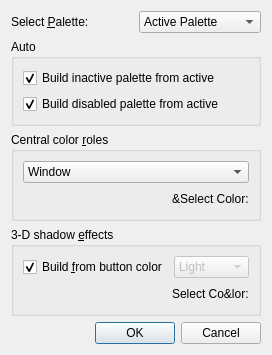
<?xml version="1.0" encoding="UTF-8"?>
<ui version="4.0">
  <comment>*********************************************************************
**
** Copyright (C) 2014 Digia Plc and/or its subsidiary(-ies).
** Contact: http://www.qt-project.org/legal
**
** This file is part of the tools applications of the Qt Toolkit.
**
** $QT_BEGIN_LICENSE:LGPL21$
** Commercial License Usage
** Licensees holding valid commercial Qt licenses may use this file in
** accordance with the commercial license agreement provided with the
** Software or, alternatively, in accordance with the terms contained in
** a written agreement between you and Digia. For licensing terms and
** conditions see http://qt.digia.com/licensing. For further information
** use the contact form at http://qt.digia.com/contact-us.
**
** GNU Lesser General Public License Usage
** Alternatively, this file may be used under the terms of the GNU Lesser
** General Public License version 2.1 or version 3 as published by the Free
** Software Foundation and appearing in the file LICENSE.LGPLv21 and
** LICENSE.LGPLv3 included in the packaging of this file. Please review the
** following information to ensure the GNU Lesser General Public License
** requirements will be met: https://www.gnu.org/licenses/lgpl.html and
** http://www.gnu.org/licenses/old-licenses/lgpl-2.1.html.
**
** In addition, as a special exception, Digia gives you certain additional
** rights. These rights are described in the Digia Qt LGPL Exception
** version 1.1, included in the file LGPL_EXCEPTION.txt in this package.
**
** $QT_END_LICENSE$
**
*********************************************************************</comment>
 <class>PaletteEditorAdvanced</class>
 <widget class="QDialog" name="PaletteEditorAdvanced">
  <property name="geometry">
   <rect>
    <x>0</x>
    <y>0</y>
    <width>239</width>
    <height>344</height>
   </rect>
  </property>
  <property name="windowTitle">
   <string>Tune Palette</string>
  </property>
  <layout class="QVBoxLayout" name="verticalLayout_4">
   <item>
    <layout class="QHBoxLayout" name="horizontalLayout">
     <item>
      <widget class="QLabel" name="paletteComboLabel">
       <property name="text">
        <string>Select &amp;Palette:</string>
       </property>
       <property name="buddy">
        <cstring>paletteCombo</cstring>
       </property>
      </widget>
     </item>
     <item>
      <widget class="QComboBox" name="paletteCombo">
       <item>
        <property name="text">
         <string>Active Palette</string>
        </property>
       </item>
       <item>
        <property name="text">
         <string>Inactive Palette</string>
        </property>
       </item>
       <item>
        <property name="text">
         <string>Disabled Palette</string>
        </property>
       </item>
      </widget>
     </item>
    </layout>
   </item>
   <item>
    <widget class="QGroupBox" name="autoGroupBox">
     <property name="sizePolicy">
      <sizepolicy hsizetype="Preferred" vsizetype="Maximum">
       <horstretch>0</horstretch>
       <verstretch>0</verstretch>
      </sizepolicy>
     </property>
     <property name="title">
      <string>Auto</string>
     </property>
     <layout class="QVBoxLayout" name="verticalLayout">
      <item>
       <widget class="QCheckBox" name="checkBuildInactive">
        <property name="text">
         <string>Build inactive palette from active</string>
        </property>
        <property name="checked">
         <bool>true</bool>
        </property>
       </widget>
      </item>
      <item>
       <widget class="QCheckBox" name="checkBuildDisabled">
        <property name="text">
         <string>Build disabled palette from active</string>
        </property>
        <property name="checked">
         <bool>true</bool>
        </property>
       </widget>
      </item>
     </layout>
    </widget>
   </item>
   <item>
    <widget class="QGroupBox" name="groupCentral">
     <property name="title">
      <string>Central color &amp;roles</string>
     </property>
     <layout class="QVBoxLayout" name="verticalLayout_2">
      <item>
       <widget class="QComboBox" name="comboCentral">
        <property name="toolTip">
         <string>Choose central color role</string>
        </property>
        <property name="whatsThis">
         <string>&lt;b&gt;Select a color role.&lt;/b&gt;&lt;p&gt;Available central roles are: &lt;ul&gt; &lt;li&gt;Window - general background color.&lt;/li&gt; &lt;li&gt;WindowText - general foreground color. &lt;/li&gt; &lt;li&gt;Base - used as background color for e.g. text entry widgets, usually white or another light color. &lt;/li&gt; &lt;li&gt;Text - the foreground color used with Base. Usually this is the same as WindowText, in what case it must provide good contrast both with Window and Base. &lt;/li&gt; &lt;li&gt;Button - general button background color, where buttons need a background different from Window, as in the Macintosh style. &lt;/li&gt; &lt;li&gt;ButtonText - a foreground color used with the Button color. &lt;/li&gt; &lt;li&gt;Highlight - a color to indicate a selected or highlighted item. &lt;/li&gt; &lt;li&gt;HighlightedText - a text color that contrasts to Highlight. &lt;/li&gt; &lt;li&gt;BrightText - a text color that is very different from WindowText and contrasts well with e.g. black. &lt;/li&gt; &lt;/ul&gt; &lt;/p&gt;</string>
        </property>
        <item>
         <property name="text">
          <string>Window</string>
         </property>
        </item>
        <item>
         <property name="text">
          <string>WindowText</string>
         </property>
        </item>
        <item>
         <property name="text">
          <string>Base</string>
         </property>
        </item>
        <item>
         <property name="text">
          <string>AlternateBase</string>
         </property>
        </item>
        <item>
         <property name="text">
          <string>ToolTipBase</string>
         </property>
        </item>
        <item>
         <property name="text">
          <string>ToolTipText</string>
         </property>
        </item>
        <item>
         <property name="text">
          <string>Text</string>
         </property>
        </item>
        <item>
         <property name="text">
          <string>Button</string>
         </property>
        </item>
        <item>
         <property name="text">
          <string>ButtonText</string>
         </property>
        </item>
        <item>
         <property name="text">
          <string>BrightText</string>
         </property>
        </item>
        <item>
         <property name="text">
          <string>Highlight</string>
         </property>
        </item>
        <item>
         <property name="text">
          <string>HighlightedText</string>
         </property>
        </item>
        <item>
         <property name="text">
          <string>Link</string>
         </property>
        </item>
        <item>
         <property name="text">
          <string>LinkVisited</string>
         </property>
        </item>
       </widget>
      </item>
      <item>
       <layout class="QHBoxLayout" name="layoutCentral">
        <item>
         <spacer name="horizontalSpacer">
          <property name="orientation">
           <enum>Qt::Horizontal</enum>
          </property>
          <property name="sizeHint" stdset="0">
           <size>
            <width>40</width>
            <height>20</height>
           </size>
          </property>
         </spacer>
        </item>
        <item>
         <widget class="QLabel" name="labelCentral">
          <property name="sizePolicy">
           <sizepolicy hsizetype="Minimum" vsizetype="Minimum">
            <horstretch>0</horstretch>
            <verstretch>0</verstretch>
           </sizepolicy>
          </property>
          <property name="minimumSize">
           <size>
            <width>0</width>
            <height>0</height>
           </size>
          </property>
          <property name="text">
           <string>&amp;Select Color:</string>
          </property>
         </widget>
        </item>
       </layout>
      </item>
     </layout>
    </widget>
   </item>
   <item>
    <widget class="QGroupBox" name="groupEffect">
     <property name="title">
      <string>3-D shadow &amp;effects</string>
     </property>
     <layout class="QVBoxLayout" name="verticalLayout_3">
      <item>
       <layout class="QHBoxLayout" name="horizontalLayout_2">
        <item>
         <widget class="QCheckBox" name="checkBuildEffect">
          <property name="toolTip">
           <string>Generate shadings</string>
          </property>
          <property name="whatsThis">
           <string>Check to let 3D-effect colors be calculated from button-color.</string>
          </property>
          <property name="text">
           <string>Build &amp;from button color</string>
          </property>
          <property name="checked">
           <bool>true</bool>
          </property>
         </widget>
        </item>
        <item>
         <widget class="QComboBox" name="comboEffect">
          <property name="enabled">
           <bool>false</bool>
          </property>
          <property name="toolTip">
           <string>Choose 3D-effect color role</string>
          </property>
          <property name="whatsThis">
           <string>&lt;b&gt;Select a color role.&lt;/b&gt;&lt;p&gt;Available effect roles are: &lt;ul&gt; &lt;li&gt;Light - lighter than Button color. &lt;/li&gt; &lt;li&gt;Midlight - between Button and Light. &lt;/li&gt; &lt;li&gt;Mid - between Button and Dark. &lt;/li&gt; &lt;li&gt;Dark - darker than Button. &lt;/li&gt; &lt;li&gt;Shadow - a very dark color. &lt;/li&gt; &lt;/ul&gt;</string>
          </property>
          <item>
           <property name="text">
            <string>Light</string>
           </property>
          </item>
          <item>
           <property name="text">
            <string>Midlight</string>
           </property>
          </item>
          <item>
           <property name="text">
            <string>Mid</string>
           </property>
          </item>
          <item>
           <property name="text">
            <string>Dark</string>
           </property>
          </item>
          <item>
           <property name="text">
            <string>Shadow</string>
           </property>
          </item>
         </widget>
        </item>
       </layout>
      </item>
      <item>
       <layout class="QHBoxLayout" name="layoutEffect">
        <item>
         <spacer name="horizontalSpacer_2">
          <property name="orientation">
           <enum>Qt::Horizontal</enum>
          </property>
          <property name="sizeHint" stdset="0">
           <size>
            <width>40</width>
            <height>20</height>
           </size>
          </property>
         </spacer>
        </item>
        <item>
         <widget class="QLabel" name="labelEffect">
          <property name="sizePolicy">
           <sizepolicy hsizetype="Minimum" vsizetype="Minimum">
            <horstretch>0</horstretch>
            <verstretch>0</verstretch>
           </sizepolicy>
          </property>
          <property name="minimumSize">
           <size>
            <width>0</width>
            <height>0</height>
           </size>
          </property>
          <property name="text">
           <string>Select Co&amp;lor:</string>
          </property>
         </widget>
        </item>
       </layout>
      </item>
     </layout>
    </widget>
   </item>
   <item>
    <widget class="QDialogButtonBox" name="buttonBox">
     <property name="orientation">
      <enum>Qt::Horizontal</enum>
     </property>
     <property name="standardButtons">
      <set>QDialogButtonBox::Cancel|QDialogButtonBox::Ok</set>
     </property>
    </widget>
   </item>
  </layout>
 </widget>
 <resources/>
 <connections>
  <connection>
   <sender>buttonBox</sender>
   <signal>accepted()</signal>
   <receiver>PaletteEditorAdvanced</receiver>
   <slot>accept()</slot>
   <hints>
    <hint type="sourcelabel">
     <x>238</x>
     <y>384</y>
    </hint>
    <hint type="destinationlabel">
     <x>157</x>
     <y>274</y>
    </hint>
   </hints>
  </connection>
  <connection>
   <sender>buttonBox</sender>
   <signal>rejected()</signal>
   <receiver>PaletteEditorAdvanced</receiver>
   <slot>reject()</slot>
   <hints>
    <hint type="sourcelabel">
     <x>306</x>
     <y>390</y>
    </hint>
    <hint type="destinationlabel">
     <x>286</x>
     <y>274</y>
    </hint>
   </hints>
  </connection>
  <connection>
   <sender>checkBuildEffect</sender>
   <signal>toggled(bool)</signal>
   <receiver>comboEffect</receiver>
   <slot>setDisabled(bool)</slot>
   <hints>
    <hint type="sourcelabel">
     <x>82</x>
     <y>262</y>
    </hint>
    <hint type="destinationlabel">
     <x>190</x>
     <y>262</y>
    </hint>
   </hints>
  </connection>
 </connections>
</ui>
